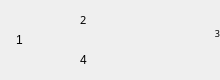
<?xml version="1.0" encoding="UTF-8"?>
<ui version="4.0">
 <class>SessionItem</class>
 <widget class="QWidget" name="SessionItem">
  <property name="geometry">
   <rect>
    <x>0</x>
    <y>0</y>
    <width>220</width>
    <height>80</height>
   </rect>
  </property>
  <property name="minimumSize">
   <size>
    <width>0</width>
    <height>80</height>
   </size>
  </property>
  <property name="maximumSize">
   <size>
    <width>16777215</width>
    <height>80</height>
   </size>
  </property>
  <property name="focusPolicy">
   <enum>Qt::StrongFocus</enum>
  </property>
  <property name="contextMenuPolicy">
   <enum>Qt::NoContextMenu</enum>
  </property>
  <property name="windowTitle">
   <string>Form</string>
  </property>
  <property name="styleSheet">
   <string notr="true"/>
  </property>
  <layout class="QHBoxLayout" name="horizontalLayout_2">
   <property name="spacing">
    <number>0</number>
   </property>
   <property name="leftMargin">
    <number>0</number>
   </property>
   <property name="topMargin">
    <number>0</number>
   </property>
   <property name="rightMargin">
    <number>0</number>
   </property>
   <property name="bottomMargin">
    <number>0</number>
   </property>
   <item>
    <spacer name="horizontalSpacer">
     <property name="orientation">
      <enum>Qt::Horizontal</enum>
     </property>
     <property name="sizeType">
      <enum>QSizePolicy::Fixed</enum>
     </property>
     <property name="sizeHint" stdset="0">
      <size>
       <width>16</width>
       <height>20</height>
      </size>
     </property>
    </spacer>
   </item>
   <item>
    <widget class="QLabel" name="sessionLabel">
     <property name="sizePolicy">
      <sizepolicy hsizetype="Fixed" vsizetype="Fixed">
       <horstretch>48</horstretch>
       <verstretch>48</verstretch>
      </sizepolicy>
     </property>
     <property name="minimumSize">
      <size>
       <width>48</width>
       <height>48</height>
      </size>
     </property>
     <property name="maximumSize">
      <size>
       <width>48</width>
       <height>48</height>
      </size>
     </property>
     <property name="text">
      <string>1</string>
     </property>
    </widget>
   </item>
   <item>
    <spacer name="horizontalSpacer_2">
     <property name="orientation">
      <enum>Qt::Horizontal</enum>
     </property>
     <property name="sizeType">
      <enum>QSizePolicy::Fixed</enum>
     </property>
     <property name="sizeHint" stdset="0">
      <size>
       <width>16</width>
       <height>20</height>
      </size>
     </property>
    </spacer>
   </item>
   <item>
    <layout class="QVBoxLayout" name="verticalLayout">
     <property name="spacing">
      <number>0</number>
     </property>
     <item>
      <layout class="QHBoxLayout" name="horizontalLayout" stretch="5,2">
       <property name="spacing">
        <number>0</number>
       </property>
       <item>
        <widget class="QLabel" name="nameLabel">
         <property name="font">
          <font>
           <family>Source Code Pro Medium</family>
           <pointsize>8</pointsize>
          </font>
         </property>
         <property name="text">
          <string>2</string>
         </property>
        </widget>
       </item>
       <item>
        <widget class="QLabel" name="timeLabel">
         <property name="font">
          <font>
           <family>Source Code Pro Light</family>
           <pointsize>7</pointsize>
          </font>
         </property>
         <property name="text">
          <string>3</string>
         </property>
         <property name="alignment">
          <set>Qt::AlignBottom|Qt::AlignRight|Qt::AlignTrailing</set>
         </property>
        </widget>
       </item>
      </layout>
     </item>
     <item>
      <widget class="QLabel" name="extraLabel">
       <property name="text">
        <string>4</string>
       </property>
      </widget>
     </item>
    </layout>
   </item>
  </layout>
 </widget>
 <resources/>
 <connections/>
</ui>
